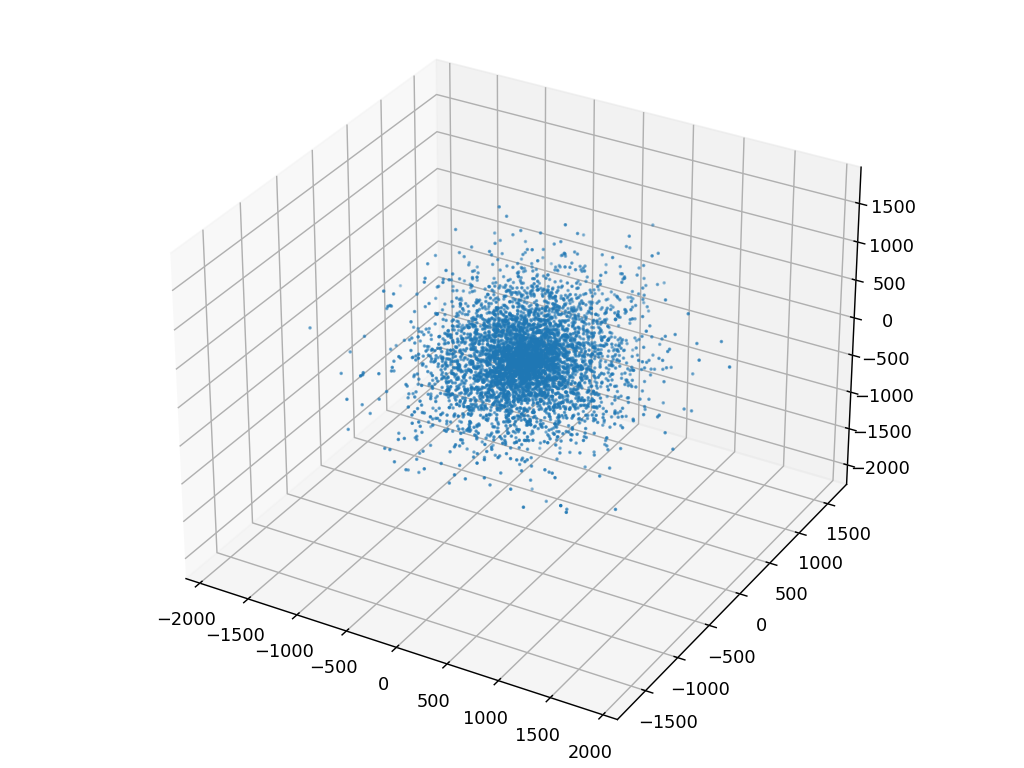

Python code for this plot:
# 模拟大量分子（统计意义上）的随机漫步
# 假设步长随机，方向随机，碰撞间隔随机

from random import choice, randint
import matplotlib.pyplot as plt
from mpl_toolkits.mplot3d import Axes3D

import distribution_visual

class RandomWalk():
    # 生成随机漫步数据
    def __init__(self, num_points=5000):
        # 存储随机漫步的次数
        self.num_points = num_points
        # 所有随机漫步默认从原点开始
        self.x_value = 0
        self.y_value = 0
        self.z_value = 0

    def get_step(self):
        # 确定前进方向和距离
        direction = choice([1, -1])
        distance = choice([0, 1, 2, 3, 4]) # 假设单次在一个方向行走的步长为0-4
        step = direction * distance
        return step

    def fill_walk(self):
        # 分子随机漫步num_points次
        num = 0
        while  num < self.num_points:
            # 决定前进方向以及沿这个方向前进的距离
            x_step = self.get_step()
            y_step = self.get_step()
            z_step = self.get_step()
            # 每次需要前进一定数值
            if x_step == 0 and y_step == 0 and z_step == 0:
                continue
            # 计算下一个点的坐标
            self.x_value += x_step
            self.y_value += y_step
            self.z_value += z_step
            
            num += 1

x_values = []
y_values = []
z_values = []

# 设置 5000 个分子，每个分子在总时间内碰撞的频率随机（不妨假设为500-50_000次/一段时间）
for i in range(5000):

    frequency = randint(500,50_000)
    rw = RandomWalk(frequency)
    rw.fill_walk()

    # 存储5000个分子的最终位置
    x_values.append(rw.x_value)
    y_values.append(rw.y_value)
    z_values.append(rw.z_value)


# 窗口尺寸
fig = plt.figure(figsize=(8, 6), dpi=128)
# 创建3维图形
ax = Axes3D(fig)

ax.scatter(x_values, y_values, z_values, s=1)


# 获取位置分布
frequencies = distribution_visual.distribution(x_values,y_values,z_values)

# 窗口尺寸
plt.figure(figsize=(8,6), dpi=128)

x = list(range(len(frequencies)))
plt.bar(x,frequencies,width=3)

plt.show()

plt.show()
